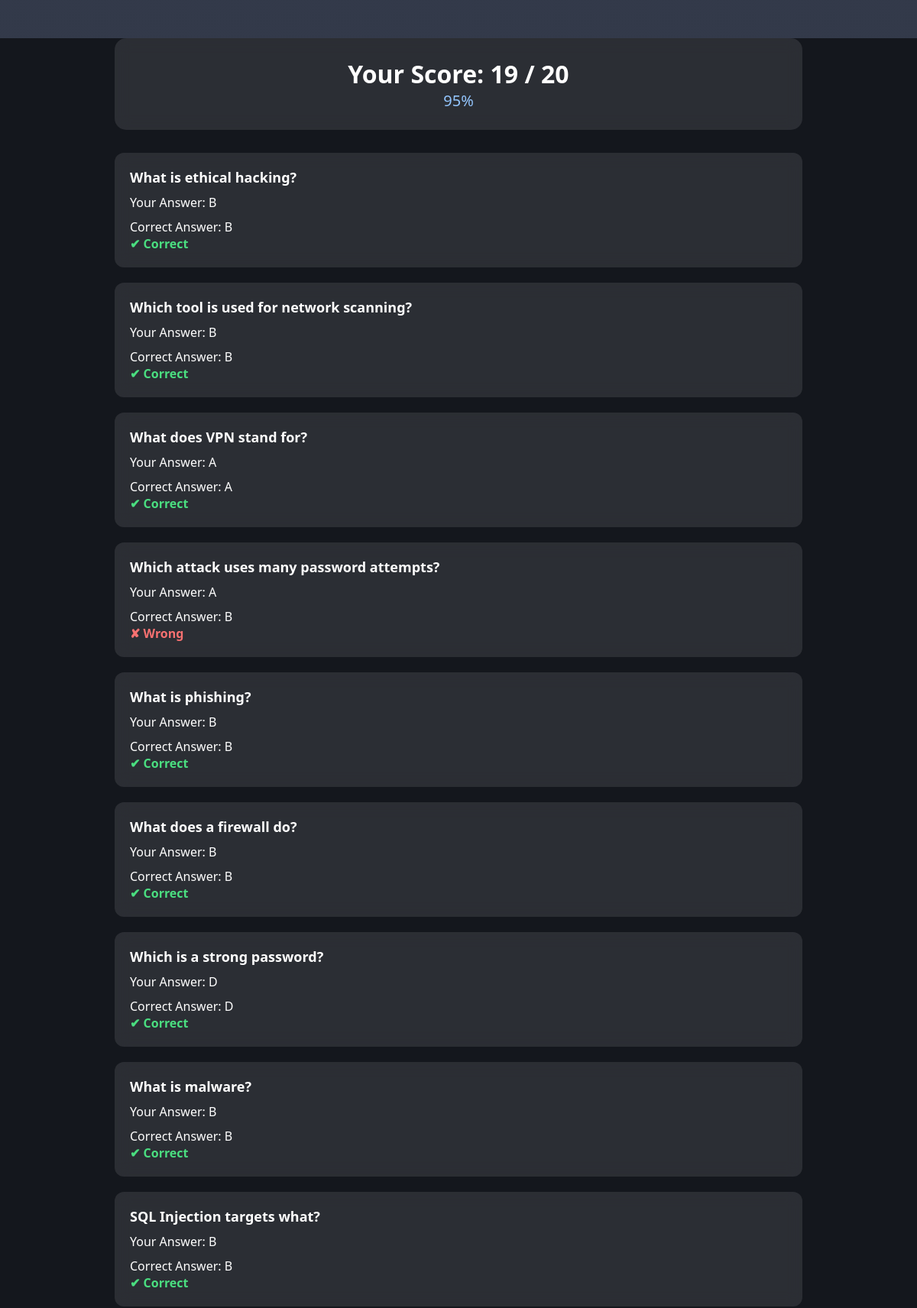
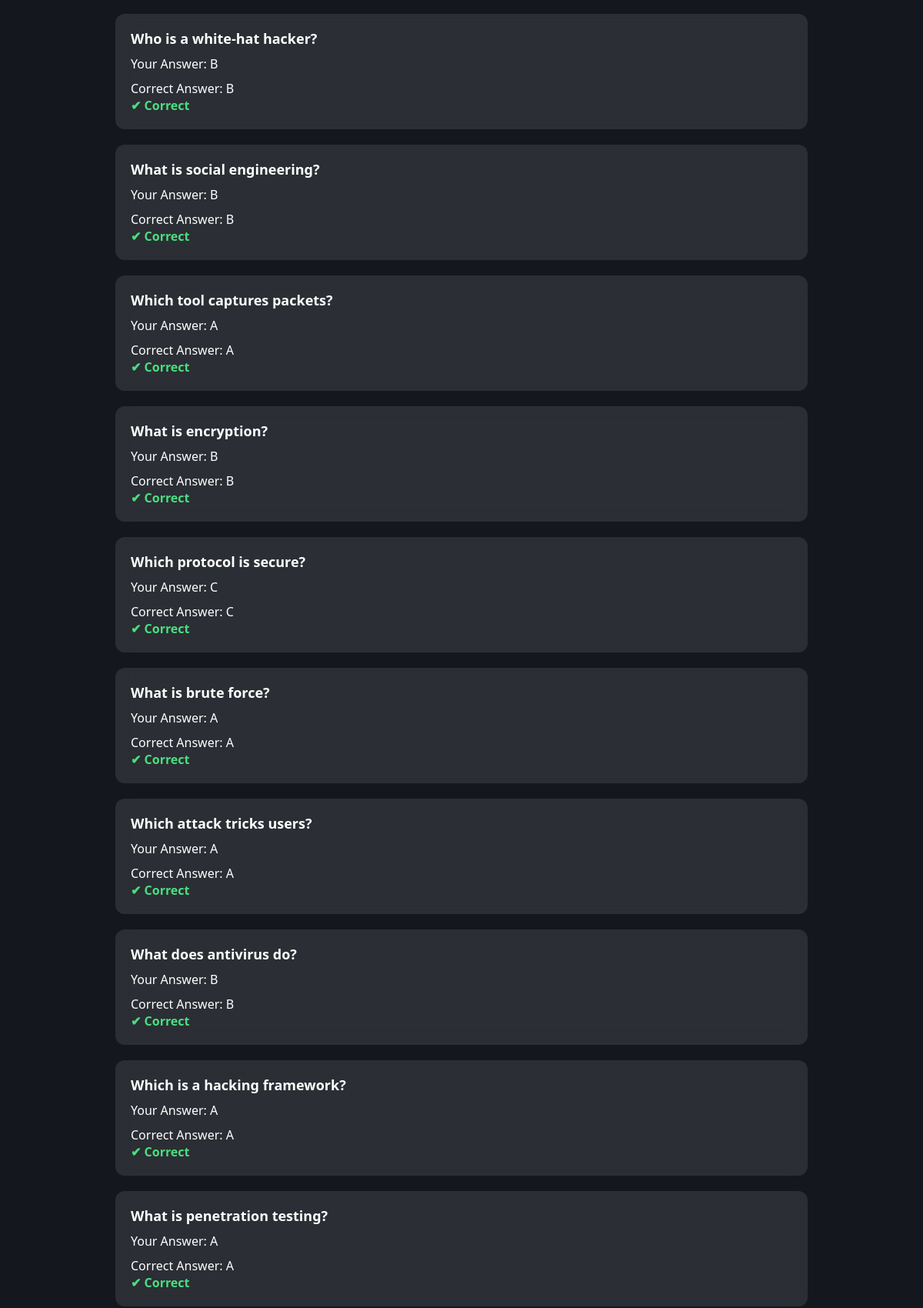
/frontend/test_result.php (signed in, upper part), run on the app's committed database (2 pictures, top to bottom).
### tables this page shows
CREATE TABLE `test_results` (
  `result_id` int(11) NOT NULL,
  `student_email` varchar(100) DEFAULT NULL,
  `score` int(11) DEFAULT NULL,
  `total` int(11) DEFAULT NULL,
  `feedback` text DEFAULT NULL,
  `date_taken` timestamp NOT NULL DEFAULT current_timestamp(),
  `answers` text DEFAULT NULL
);

CREATE TABLE `tests` (
  `test_id` int(11) NOT NULL,
  `course_id` int(11) DEFAULT NULL,
  `question` text DEFAULT NULL,
  `option_a` varchar(255) DEFAULT NULL,
  `option_b` varchar(255) DEFAULT NULL,
  `option_c` varchar(255) DEFAULT NULL,
  `option_d` varchar(255) DEFAULT NULL,
  `correct_answer` char(1) DEFAULT NULL
);

### frontend/test_result.php (the view, shortened to what this page needs)
<?php
include("../backend/db.php");
$email = $_SESSION['email'];
$result = $conn->query("
SELECT * FROM test_results
WHERE student_email='$email'
ORDER BY result_id DESC
LIMIT 1
");
$data = $result->fetch_assoc();
$score = $data['score'];
$total = $data['total'];
$answers = json_decode($data['answers'], true);
?>
<!DOCTYPE html>
<html>
<head>
<link rel="stylesheet" href="../assets/style.css">
</head>
<body>
<div class="container">
<div class="score-box">
    <h2>Your Score: <?php echo "$score / $total"; ?></h2>
    <span><?php echo round(($score/$total)*100); ?>%</span>
</div>
<?php
$questions = $conn->query("SELECT * FROM tests");
while($q = $questions->fetch_assoc()) {
    $qid = $q['test_id'];
    $student = $answers[$qid] ?? "Not answered";
    $correct = $q['correct_answer'];
    echo "<div class='card'>";
    echo "<b>".$q['question']."</b><br>";
    echo "<div class='answer-box'>Your Answer: $student</div>";
    echo "<div class='answer-box'>Correct Answer: $correct</div>";
    if ($student == $correct) {
        echo "<div class='correct'>✔ Correct</div>";
    } else {
        echo "<div class='wrong'>✘ Wrong</div>";
    }
    echo "</div>";
}
?>
</div>
</body>
</html>

### assets/style.css (style rules this page uses)
* { margin: 0; padding: 0; box-sizing: border-box; font-family: 'Segoe UI', sans-serif; }
body { margin: 0; font-family: 'Segoe UI', sans-serif; background: url('https://images.unsplash.com/photo-1496307042754-b4aa456c4a2d') no-repeat center center; background-size: cover; min-height: 100vh; color: white; }
body::before { content: ""; position: fixed; width: 100%; height: 100%; background: rgba(0,0,0,0.6); z-index: -1; }
.card { background: rgba(255,255,255,0.12); padding: 20px; border-radius: 12px; margin: 15px 0; transition: 0.3s; }

### frontend/test_result.php (style rules this page uses)
body { background: linear-gradient(rgba(15,23,42,0.85), rgba(15,23,42,0.85)), url('https://images.unsplash.com/photo-1503676260728-1c00da094a0b') no-repeat center/cover; color: white; }
.container { max-width: 900px; margin: 50px auto; }
.score-box { text-align: center; padding: 25px; margin-bottom: 30px; background: rgba(255,255,255,0.1); border-radius: 15px; backdrop-filter: blur(10px); }
.score-box h2 { font-size: 32px; }
.score-box span { font-size: 20px; color: #93c5fd; }
.card { background: rgba(255,255,255,0.1); padding: 20px; margin-bottom: 20px; border-radius: 12px; backdrop-filter: blur(10px); }
.card b { font-size: 18px; }
.correct { color: #4ade80; font-weight: bold; }
.wrong { color: #f87171; font-weight: bold; }
.answer-box { margin-top: 10px; }

### data on the page
test_results: score "19", total "20", ($score/$total)*100 "95", answers.correct_answer "B", answers.test_id "B", answers.test_id "A", answers.test_id "D", answers.test_id "C"
tests: question "What is ethical hacking?", correct_answer "B", shows "✔ Correct"
tests: question "Which tool is used for network scanning?", correct_answer "B", shows "✔ Correct"
tests: question "What does VPN stand for?", correct_answer "A", shows "✔ Correct"
tests: question "Which attack uses many password attempts?", correct_answer "B", shows "✘ Wrong"
tests: question "What is phishing?", correct_answer "B", shows "✔ Correct"
tests: question "What does a firewall do?", correct_answer "B", shows "✔ Correct"
tests: question "Which is a strong password?", correct_answer "D", shows "✔ Correct"
tests: question "What is malware?", correct_answer "B", shows "✔ Correct"
tests: question "SQL Injection targets what?", correct_answer "B", shows "✔ Correct"
tests: question "Who is a white-hat hacker?", correct_answer "B", shows "✔ Correct"
tests: question "What is social engineering?", correct_answer "B", shows "✔ Correct"
tests: question "Which tool captures packets?", correct_answer "A", shows "✔ Correct"
tests: question "What is encryption?", correct_answer "B", shows "✔ Correct"
tests: question "Which protocol is secure?", correct_answer "C", shows "✔ Correct"
tests: question "What is brute force?", correct_answer "A", shows "✔ Correct"
tests: question "Which attack tricks users?", correct_answer "A", shows "✔ Correct"
tests: question "What does antivirus do?", correct_answer "B", shows "✔ Correct"
tests: question "Which is a hacking framework?", correct_answer "A", shows "✔ Correct"
tests: question "What is penetration testing?", correct_answer "A", shows "✔ Correct"
